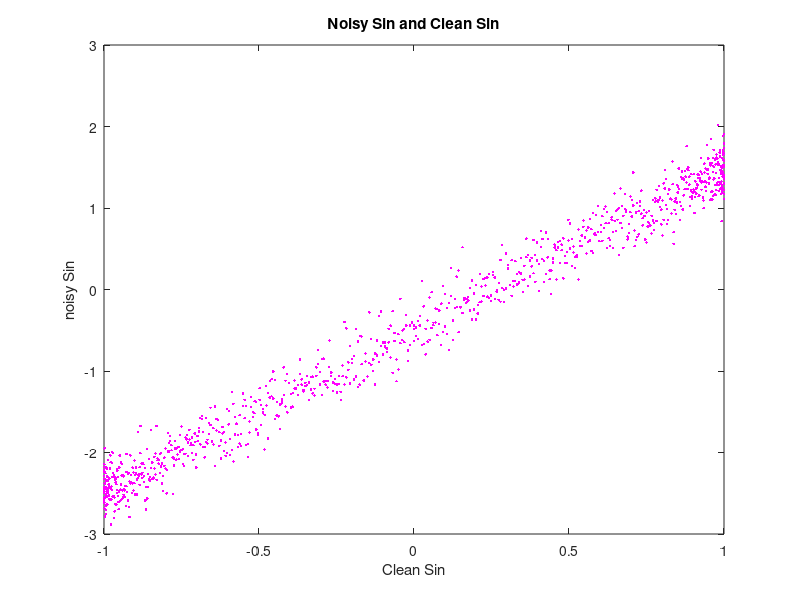

Here is the MATLAB script that generated this plot:
load p2.mat
plot(x, y, '.m');
title('Noisy Sin and Clean Sin');
xlabel('Clean Sin');
ylabel('noisy Sin');
grid off;